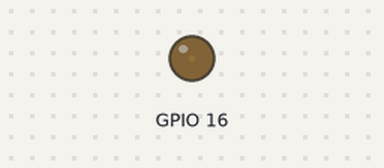
This sketch was run on a simulated ESP32. Shown: output pins drawn as LEDs (lit = HIGH).

Above: at 0.05 s.
At 1.3 s:
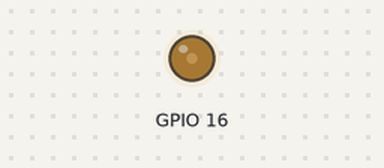
At 2.55 s:
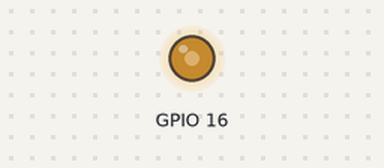
At 5.1 s:
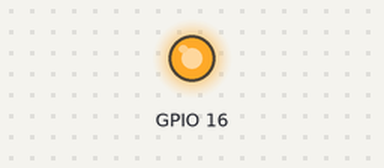
Timing chart, 0 to 6.7 s (numbered marks = the images above):
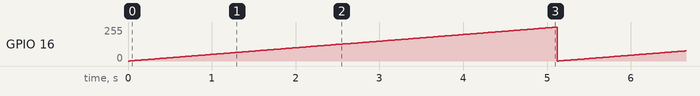

Measured:
- by itself, GPIO 16: ramps from 0/255 to 255/255 and jumps back, once every 5.1 s

The sketch:

ESP_32_updated_PWM.ino
```cpp
const int led=16;
const int freq=5000;
const int ledchannel=0;
const int resolution=8;
void setup() {
  // put your setup code here, to run once:
//ledcSetup(ledchannel,freq,resolution);
 // if you want to attach a specific channel, use the following instead
ledcAttachChannel(led, freq, resolution, ledchannel);
}

void loop() {
  // put your main code here, to run repeatedly:
for(int dutyCycle=0;dutyCycle<256;dutyCycle++){
  ledcWrite(led,dutyCycle);
  delay(20);
}
}
```
